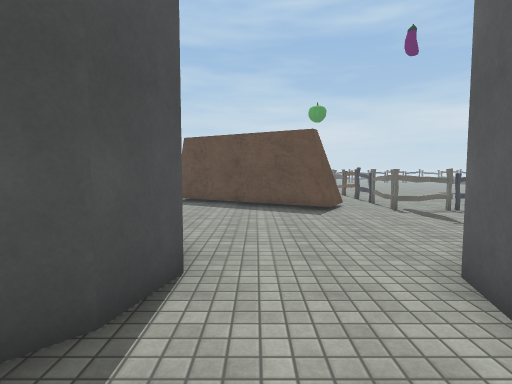
View 1 (above)

24 first-person views from a walk through a 3-D level made in the Unity game engine. The camera is 1.5 m above the floor, tilts 4° down and sees 80° across. The floor is counted in squares, 1 m on a side. Each view is taken from the middle of a square. On the plan, view 1 faces up. The plan holds only what a view shows up to about 15 squares ahead; the rest is blank. The place goes on beyond the plan. The player is left out. Some surface patterns are stand-ins.

View 2
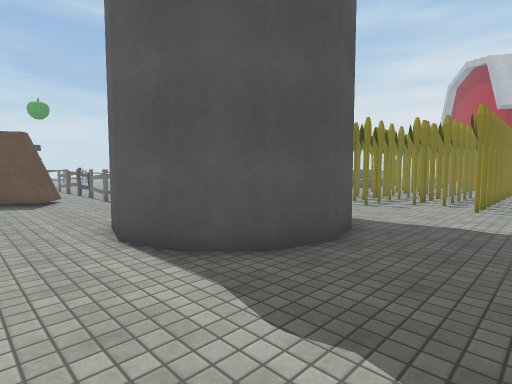

View 3
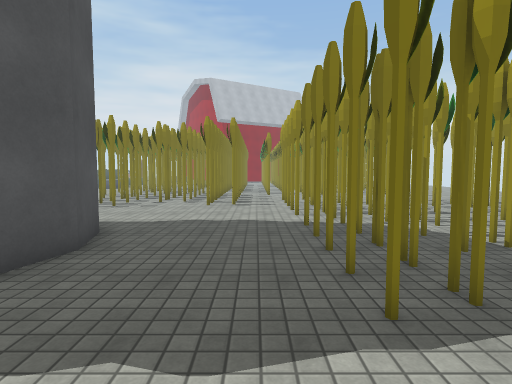

View 4
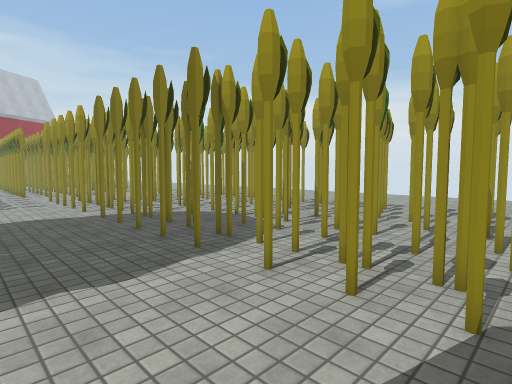

View 5
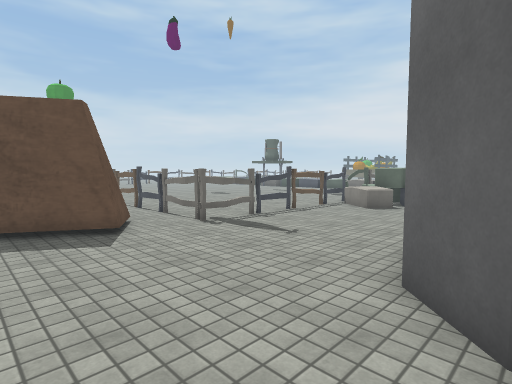

View 6
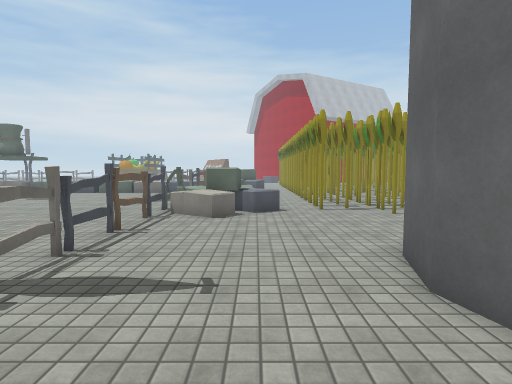

View 7
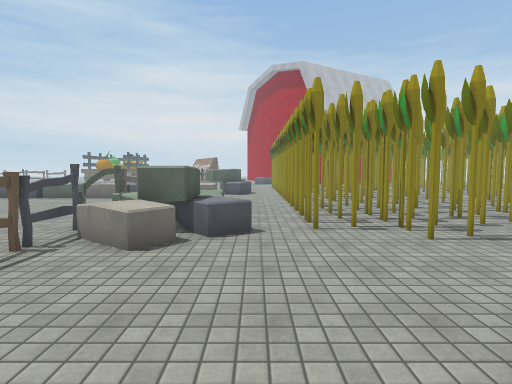

View 8
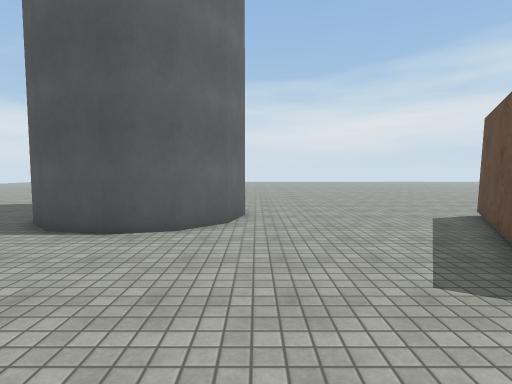

View 9
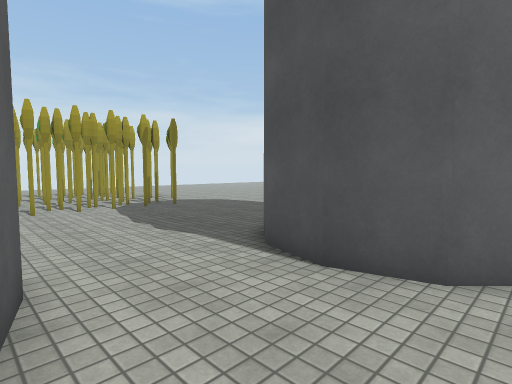

View 10
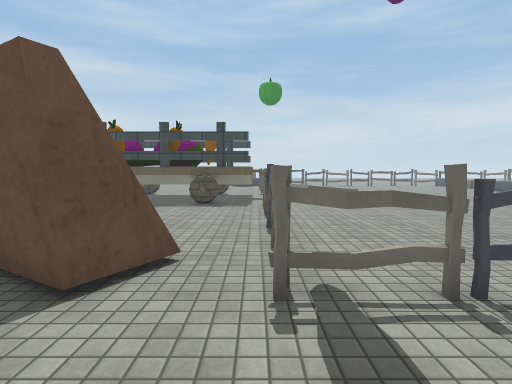

View 11
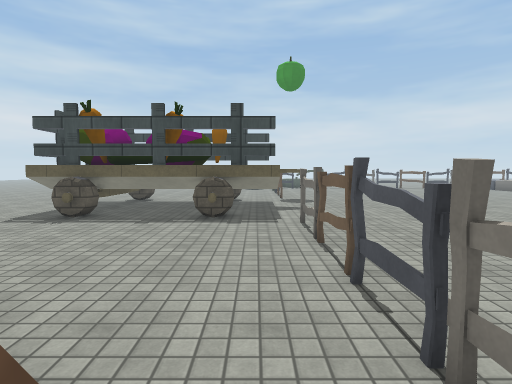

View 12
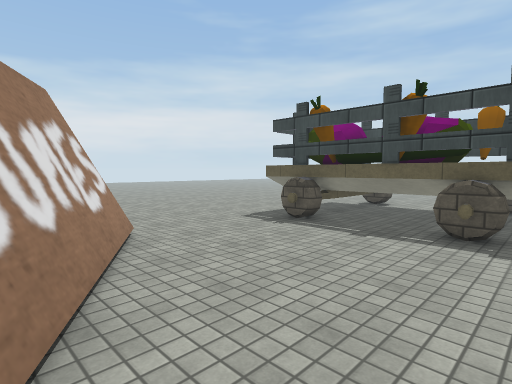

View 13
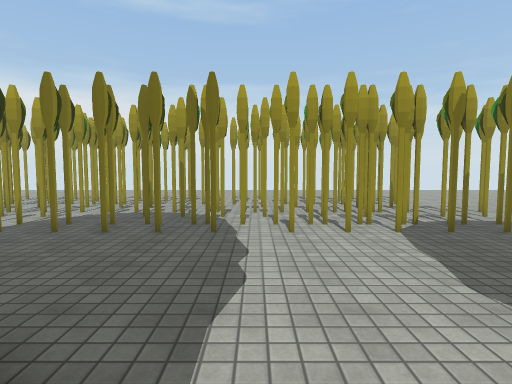

View 14
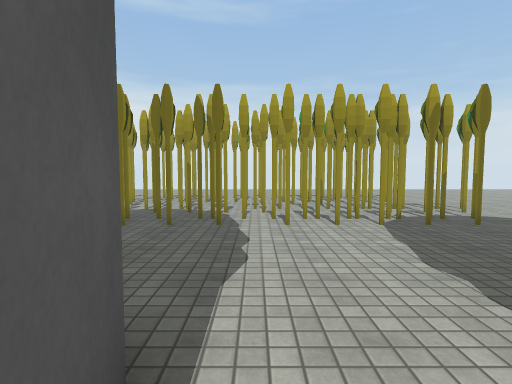

View 15
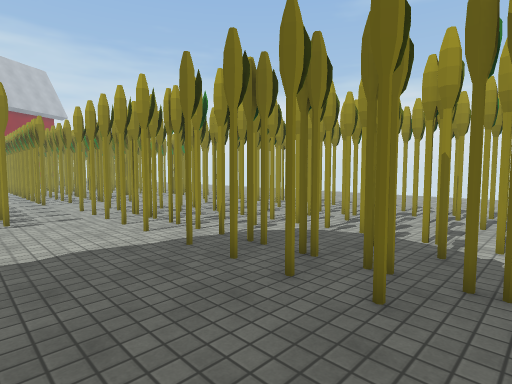

View 16
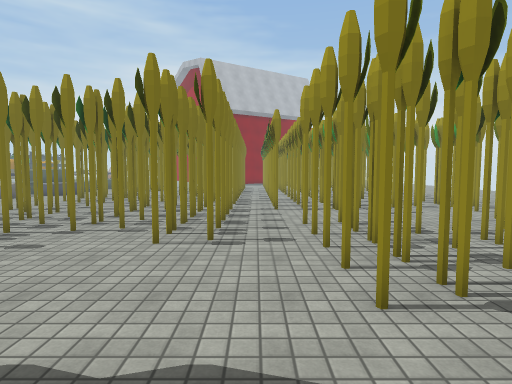

View 17
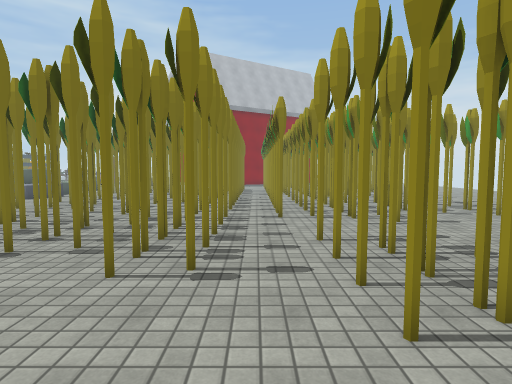

View 18
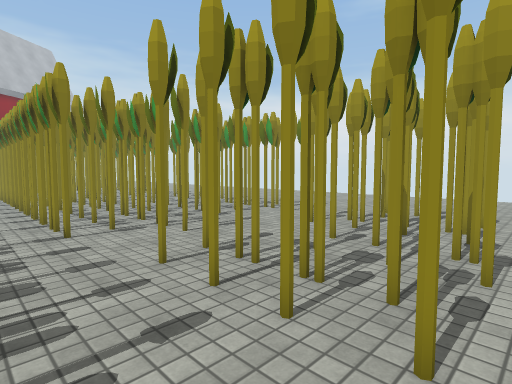

View 19
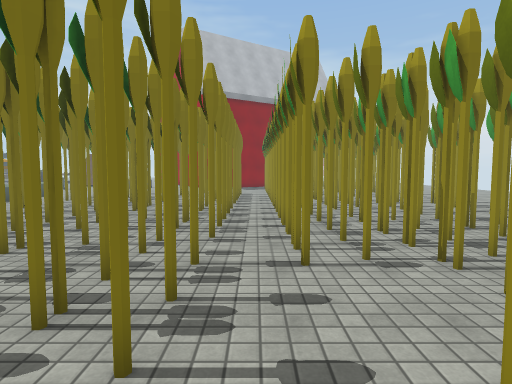

View 20
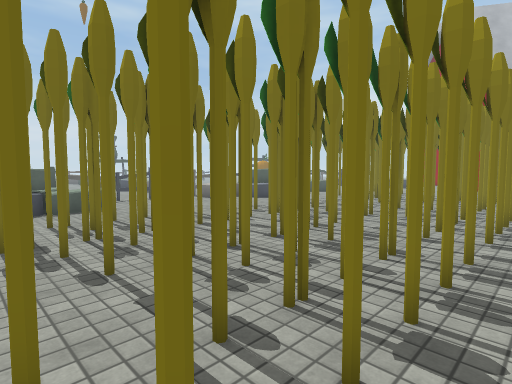

View 21
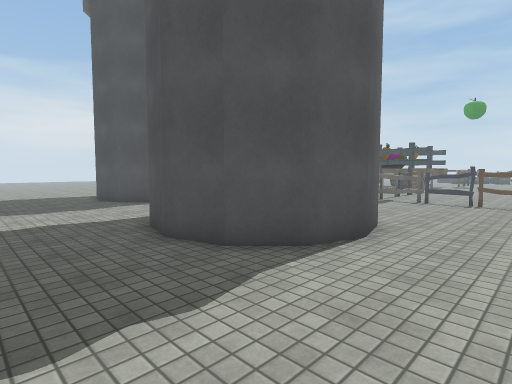

View 22
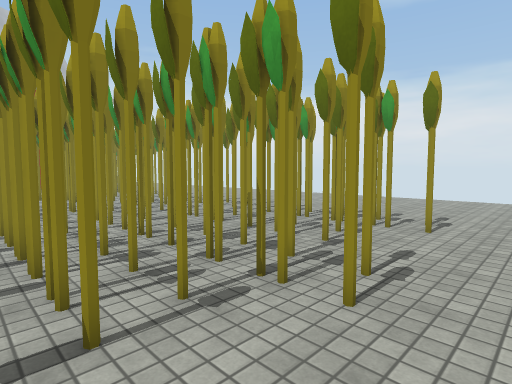

View 23
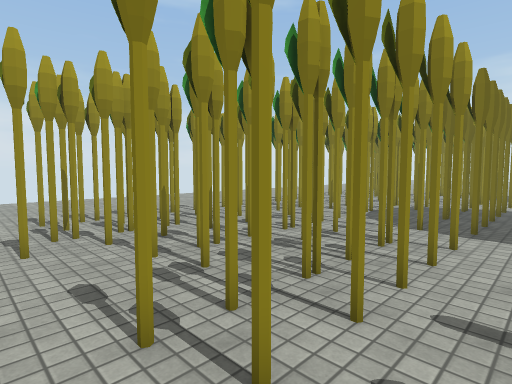

View 24
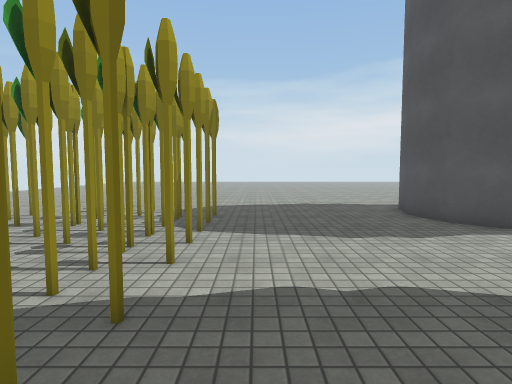

### Floor plan
Key: @ floor where view 1 was taken; # wall or solid block; x gap in a wall; . floor; = window, fence, low wall or low ledge; ^ raised ledge; T thing the floor can be seen under or through; O other object.
Columns run from 4 left of view 1 to 24 right of it. Each row starts with its distance up from view 1.
 30    ..
 29    ..
 28
 27   ##     ^.
 26   #      ^.....
 25   #      ^.....   ..
 24   #      ^.....  ..
 23 #######  ^....  ..
 22 .########.....  .
 21 .........#.... ..
 20 .........#......  ....
 19 .........#............
 18 .........x...........  ..
 17 .O.......=........... ...
 16  OOO.....x...............
 15 OOOOO....x...............
 14 ..OOOOO..x..........
 13 ....OO O.#...........
 12 .....OOO..TTTx#=#...##
 11 .................^TT^#
 10 ................^^ ^^
  9 ................^^##^^
  8 #................^^^^^.
  7 ###...............=.......
  6   #......##........##########
  5   ##....#### .....###
  4   ##...##   #.....##
  3   #....#    ##...###
  2 ###....#    ##...###
  1 #......##   #......##########
  0 ....@...#####......###.##...#
 -1 .............................
 -2 ..................#####..###x
 -3 ..................###.#..###.
 -4 .............................
 -5 #..##..TT.TTT...##.....######
 -6 #..##..TTTTTTx####..#..##
 -7 ......................#######
 -8 #x#...###.##.##.###...##.###.
 -9 #.#################..........
-10 ..##           ##...#...#####
-11 ###             ####....##
-12 .##              ##...###

Positions as (right, up) in squares from view 1, and headings:
1: (0, 0), facing up
2: (0, -4), facing up-right
3: (0, -4), facing right
4: (-2, -2), facing down-right
5: (0, 4), facing up-right
6: (2, 8), facing right
7: (6, 7), facing right
8: (6, 8), facing left
9: (3, 7), facing down-left
10: (5, 8), facing up
11: (4, 12), facing up
12: (4, 14), facing up-left
13: (2, 2), facing down
14: (2, 3), facing down
15: (3, -2), facing down-right
16: (7, -4), facing right
17: (9, -4), facing right
18: (11, -3), facing down-right
19: (14, -4), facing right
20: (13, -4), facing up-right
21: (12, -4), facing up-left
22: (16, -4), facing down-right
23: (17, -4), facing down-left
24: (6, -4), facing left
